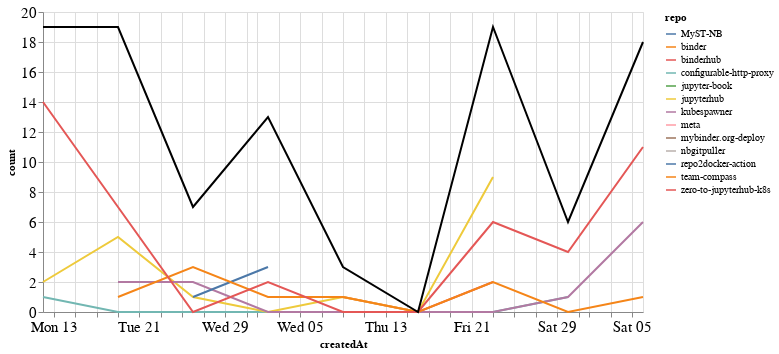

The notebook cell this image was saved under:
### Markdown cell above
## Comments

### Code cell
comments_time = comments.groupby('repo').resample('W', on='createdAt').count()['author'].reset_index()
comments_time = comments_time.rename(columns={'author': 'count'})
comments_time_total = comments_time.groupby('createdAt').agg({"count": "sum"}).reset_index()
ch1 = alt.Chart(comments_time, width=600).mark_line().encode(
    x='createdAt',
    y='count',
    color='repo',
    tooltip="repo"
)

ch2 = alt.Chart(comments_time_total, width=600).mark_line(color="black").encode(
    x='createdAt',
    y='count',
)

ch1 + ch2

### Figure 1 — Vega-Lite specification as saved in the notebook (floating-point values rounded to 4 significant figures)
{"config": {"axisLeft": {"labelFontSize": 15}, "axisBottom": {"labelFontSize": 15}}, "layer": [{"data": {"name": "data-ee90e9890e813d7fb32f6252e6521796"}, "mark": "line", "encoding": {"color": {"type": "nominal", "field": "repo"}, "tooltip": {"type": "nominal", "field": "repo"}, "x": {"type": "temporal", "field": "createdAt"}, "y": {"type": "quantitative", "field": "count"}}, "width": 600}, {"data": {"name": "data-3bf1cefb77b53a997f17a56b428b20d2"}, "mark": {"type": "line", "color": "black"}, "encoding": {"x": {"type": "temporal", "field": "createdAt"}, "y": {"type": "quantitative", "field": "count"}}, "width": 600}], "$schema": "https://vega.github.io/schema/vega-lite/v4.8.1.json", "datasets": {"data-ee90e9890e813d7fb32f6252e6521796": [{"repo": "MyST-NB", "createdAt": "2020-08-02T00:00:00", "count": 2}, {"repo": "binder", "createdAt": "2020-07-19T00:00:00", "count": 2}, {"repo": "binderhub", "createdAt": "2020-08-09T00:00:00", "count": 1}, {"repo": "binderhub", "createdAt": "2020-08-16T00:00:00", "count": 0}, {"repo": "binderhub", "createdAt": "2020-08-23T00:00:00", "count": 2}, {"repo": "configurable-http-proxy", "createdAt": "2020-07-12T00:00:00", "count": 1}, {"repo": "configurable-http-proxy", "createdAt": "2020-07-19T00:00:00", "count": 0}, {"repo": "configurable-http-proxy", "createdAt": "2020-07-26T00:00:00", "count": 0}, {"repo": "configurable-http-proxy", "createdAt": "2020-08-02T00:00:00", "count": 0}, {"repo": "configurable-http-proxy", "createdAt": "2020-08-09T00:00:00", "count": 0}, {"repo": "configurable-http-proxy", "createdAt": "2020-08-16T00:00:00", "count": 0}, {"repo": "configurable-http-proxy", "createdAt": "2020-08-23T00:00:00", "count": 0}, {"repo": "configurable-http-proxy", "createdAt": "2020-08-30T00:00:00", "count": 1}, {"repo": "jupyter-book", "createdAt": "2020-07-12T00:00:00", "count": 1}, {"repo": "jupyterhub", "createdAt": "2020-07-12T00:00:00", "count": 2}, {"repo": "jupyterhub", "createdAt": "2020-07-19T00:00:00", "count": 5}, {"repo": "jupyterhub", "createdAt": "2020-07-26T00:00:00", "count": 1}, {"repo": "jupyterhub", "createdAt": "2020-08-02T00:00:00", "count": 0}, {"repo": "jupyterhub", "createdAt": "2020-08-09T00:00:00", "count": 1}, {"repo": "jupyterhub", "createdAt": "2020-08-16T00:00:00", "count": 0}, {"repo": "jupyterhub", "createdAt": "2020-08-23T00:00:00", "count": 9}, {"repo": "kubespawner", "createdAt": "2020-07-19T00:00:00", "count": 2}, {"repo": "kubespawner", "createdAt": "2020-07-26T00:00:00", "count": 2}, {"repo": "kubespawner", "createdAt": "2020-08-02T00:00:00", "count": 0}, {"repo": "kubespawner", "createdAt": "2020-08-09T00:00:00", "count": 0}, {"repo": "kubespawner", "createdAt": "2020-08-16T00:00:00", "count": 0}, {"repo": "kubespawner", "createdAt": "2020-08-23T00:00:00", "count": 0}, {"repo": "kubespawner", "createdAt": "2020-08-30T00:00:00", "count": 1}, {"repo": "kubespawner", "createdAt": "2020-09-06T00:00:00", "count": 6}, {"repo": "meta", "createdAt": "2020-07-19T00:00:00", "count": 2}, {"repo": "mybinder.org-deploy", "createdAt": "2020-07-12T00:00:00", "count": 1}, {"repo": "nbgitpuller", "createdAt": "2020-08-02T00:00:00", "count": 5}, {"repo": "repo2docker-action", "createdAt": "2020-07-26T00:00:00", "count": 1}, {"repo": "repo2docker-action", "createdAt": "2020-08-02T00:00:00", "count": 3}, {"repo": "team-compass", "createdAt": "2020-07-19T00:00:00", "count": 1}, {"repo": "team-compass", "createdAt": "2020-07-26T00:00:00", "count": 3}, {"repo": "team-compass", "createdAt": "2020-08-02T00:00:00", "count": 1}, {"repo": "team-compass", "createdAt": "2020-08-09T00:00:00", "count": 1}, {"repo": "team-compass", "createdAt": "2020-08-16T00:00:00", "count": 0}, {"repo": "team-compass", "createdAt": "2020-08-23T00:00:00", "count": 2}, {"repo": "team-compass", "createdAt": "2020-08-30T00:00:00", "count": 0}, {"repo": "team-compass", "createdAt": "2020-09-06T00:00:00", "count": 1}, {"repo": "zero-to-jupyterhub-k8s", "createdAt": "2020-07-12T00:00:00", "count": 14}, {"repo": "zero-to-jupyterhub-k8s", "createdAt": "2020-07-19T00:00:00", "count": 7}, {"repo": "zero-to-jupyterhub-k8s", "createdAt": "2020-07-26T00:00:00", "count": 0}, {"repo": "zero-to-jupyterhub-k8s", "createdAt": "2020-08-02T00:00:00", "count": 2}, {"repo": "zero-to-jupyterhub-k8s", "createdAt": "2020-08-09T00:00:00", "count": 0}, {"repo": "zero-to-jupyterhub-k8s", "createdAt": "2020-08-16T00:00:00", "count": 0}, {"repo": "zero-to-jupyterhub-k8s", "createdAt": "2020-08-23T00:00:00", "count": 6}, {"repo": "zero-to-jupyterhub-k8s", "createdAt": "2020-08-30T00:00:00", "count": 4}, {"repo": "zero-to-jupyterhub-k8s", "createdAt": "2020-09-06T00:00:00", "count": 11}], "data-3bf1cefb77b53a997f17a56b428b20d2": [{"createdAt": "2020-07-12T00:00:00", "count": 19}, {"createdAt": "2020-07-19T00:00:00", "count": 19}, {"createdAt": "2020-07-26T00:00:00", "count": 7}, {"createdAt": "2020-08-02T00:00:00", "count": 13}, {"createdAt": "2020-08-09T00:00:00", "count": 3}, {"createdAt": "2020-08-16T00:00:00", "count": 0}, {"createdAt": "2020-08-23T00:00:00", "count": 19}, {"createdAt": "2020-08-30T00:00:00", "count": 6}, {"createdAt": "2020-09-06T00:00:00", "count": 18}]}}
